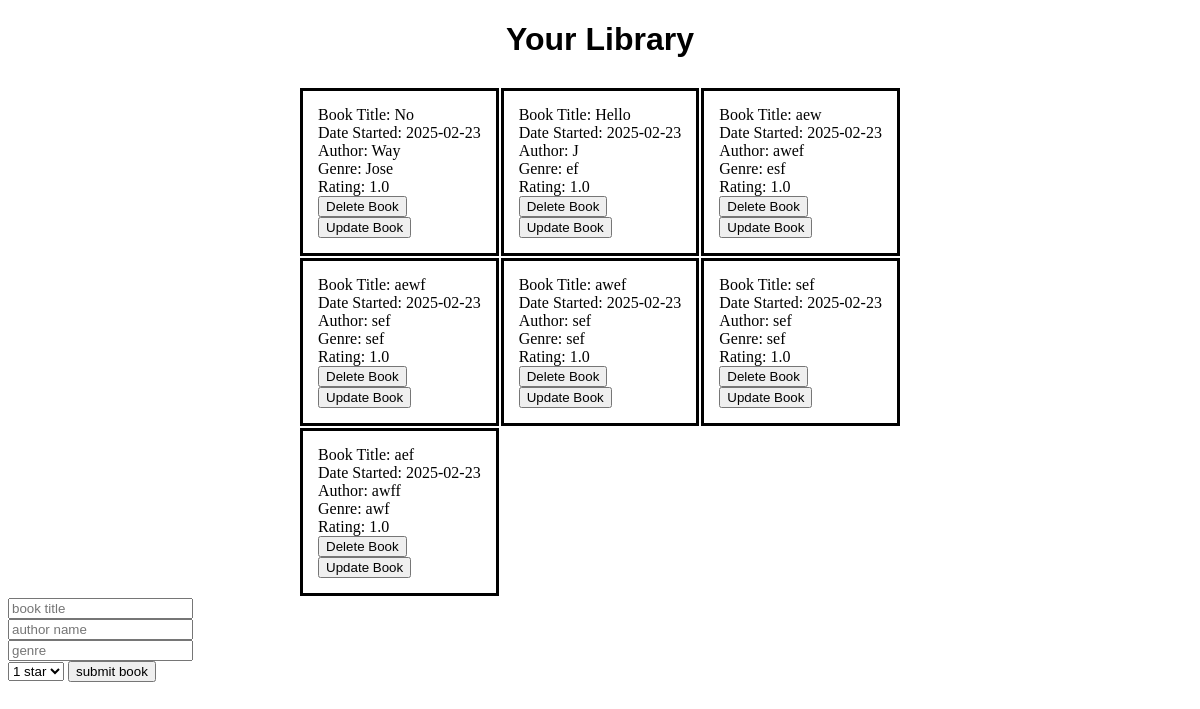
The page / on the database its author committed.
### app.py (models this page shows, shortened)
class Book(db.Model):
    id = db.Column(db.Integer, primary_key=True)
    title = db.Column(db.String(100), nullable=False)
    author = db.Column(db.String(100), nullable=False, default="")
    genre = db.Column(db.String(100), nullable=True, default="")
    date_created = db.Column(db.DateTime, default= lambda : datetime.now(timezone.utc))
    rating = db.Column(db.Double, nullable=False)
    __table_args__ = (
        db.CheckConstraint('rating BETWEEN 1 AND 5', name='rating_range'),
    )

### app.py (the view)
@app.route('/', methods=['GET', 'POST'])
def index():
    if request.method == 'POST':
        book_title = request.form.get('book')
        book_author = request.form.get('author')
        book_genre = request.form.get('genre')
        book_rating = request.form.get('rating')
        new_book = Book(title=book_title, author=book_author, genre=book_genre, rating=book_rating)
        try:
            db.session.add(new_book)
            db.session.commit()
            Books = Book.query.order_by(Book.date_created).all()
            return redirect(url_for('index'))
        except Exception as e:
            return f'{str(e)}'
    else:
        Books = Book.query.order_by(Book.date_created).all()
        return render_template('index.html',   packed=zip(Books, numbers))

### templates/index.html (shortened to what this page needs)
{% extends 'base.html'%}
{% block body %}
<div class="content">
    <h1>Your Library</h1>
    <div class="book-table">
        <table>
            {% set count = 0 %}
            <tr>
            <tr>
            <tr>
                    {% for book, number in packed: %}
                        {%if (book.id-1) % 3 == 0 %}
                            </tr> <tr>
                        {%endif%}
                        <td> Book Title: {{ book.title }} <br>
                             Date Started: {{ book.date_created.date() }} <br>
                             Author: {{ book.author }} <br>
                             Genre: {{ book.genre }} <br>
                             Rating: {{ book.rating }} <br>
                            <form action="/delete/{{book.id}}" method="POST" style="display:inline;">
                                <button type="submit">
                                    Delete Book
                                </button>
                            </form>
                            <form action="/add-notes/{{book.id}}">
                                <button type="submit">
                                    Update Book
                                </button>
                            </form>
                        </td>
                    {% endfor %}
            </tr>
        </table>
    </div>
    <div class="form">
        <form method="POST">
            <input type="text"  placeholder="book title"  name="book" required> <br>
            <input type="text" placeholder="author name" name="author" required> <br>
            <input type="text"  placeholder="genre"  name="genre" required> <br>
            <select name="rating">
                <option value="1">1 star</option>
            </select>
            <button type="submit"> submit book </button>
        </form>
    </div>
</div>
{% endblock %}

### templates/base.html (shortened to what this page needs)
<!DOCTYPE html>
<html lang="en">
<head>
    <link rel="stylesheet" type="text/css" href="{{url_for('static', filename='css/style.css')}}">
</head>
<body>
    {% block body %}{% endblock %}
</body>
</html>

### static/css/style.css (style rules this page uses)
h1 { font-family: Arial, Helvetica, sans-serif; text-align: center; }
td { border: solid; border-collapse: collapse; padding: 15px; }
table { margin-left: auto; margin-right: auto; }

### rows shown on the page
Book: title "No", date_created "2025-02-23", author "Way", genre "Jose", rating "1.0"
Book: title "Hello", date_created "2025-02-23", author "J", genre "ef", rating "1.0"
Book: title "aew", date_created "2025-02-23", author "awef", genre "esf", rating "1.0"
Book: title "aewf", date_created "2025-02-23", author "sef", genre "sef", rating "1.0"
Book: title "awef", date_created "2025-02-23", author "sef", genre "sef", rating "1.0"
Book: title "sef", date_created "2025-02-23", author "sef", genre "sef", rating "1.0"
Book: title "aef", date_created "2025-02-23", author "awff", genre "awf", rating "1.0"
